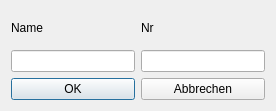
<?xml version="1.0" encoding="UTF-8"?>
<ui version="4.0">
 <class>newmovie</class>
 <widget class="QDialog" name="newmovie">
  <property name="geometry">
   <rect>
    <x>0</x>
    <y>0</y>
    <width>276</width>
    <height>111</height>
   </rect>
  </property>
  <property name="windowTitle">
   <string>neuer Film</string>
  </property>
  <layout class="QGridLayout" name="gridLayout">
   <item row="0" column="0">
    <widget class="QLabel" name="nameLabel">
     <property name="text">
      <string>Name</string>
     </property>
    </widget>
   </item>
   <item row="0" column="1">
    <widget class="QLabel" name="nrLabel">
     <property name="text">
      <string>Nr</string>
     </property>
    </widget>
   </item>
   <item row="1" column="0">
    <widget class="QLineEdit" name="nameEdit"/>
   </item>
   <item row="1" column="1">
    <widget class="QLineEdit" name="nrEdit"/>
   </item>
   <item row="2" column="0">
    <widget class="QPushButton" name="okButton">
     <property name="text">
      <string>OK</string>
     </property>
    </widget>
   </item>
   <item row="2" column="1">
    <widget class="QPushButton" name="cancelButton">
     <property name="text">
      <string>Abbrechen</string>
     </property>
    </widget>
   </item>
  </layout>
 </widget>
 <resources/>
 <connections/>
</ui>
